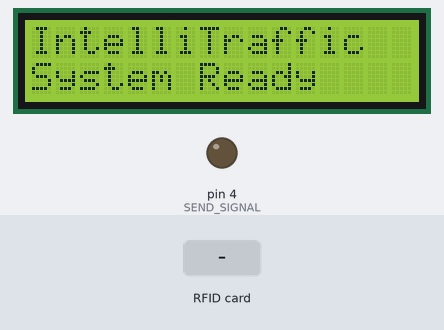
Bench run of a sketch on a simulated Arduino Uno, built with avr-gcc and run on an emulated ATmega328P. Parts: 16×2 character LCD, output pins drawn as LEDs (lit = HIGH). The inputs (shaded band) are chosen by the test bench. Pins used as bus, display or sensor lines are not drawn.

Above: at 1.3 s.
1.4 s: RFID card 24 16 0C 07 held to the reader
At 2.1 s:
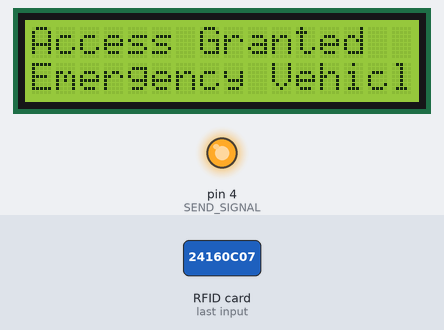
At 17.1 s:
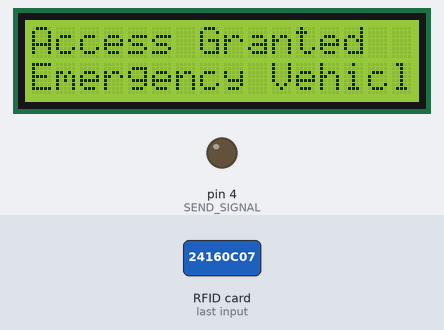
Timing chart, 0 to 17.9 s (numbered marks = the images above; inputs shaded):
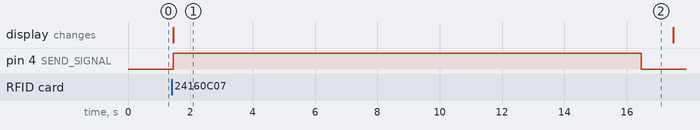

Measured:
- after the input at 1.4 s, pin 4 (SEND_SIGNAL): LOW → HIGH after 0.06 s, → LOW 15.0 s later; the display: changes after 0.06 s (image 1)

The sketch:

IntelliTraffic_Arduino2_RFID.ino
```cpp
#include <SPI.h>
#include <MFRC522.h>
#include <Wire.h>
#include <LiquidCrystal_I2C.h>

#define SS_PIN 10
#define RST_PIN 9
#define SEND_SIGNAL 4

MFRC522 rfid(SS_PIN, RST_PIN);
LiquidCrystal_I2C lcd(0x27, 16, 2);

// Your exact RFID UID
byte authorizedUID[] = {0x24, 0x16, 0x0C, 0x07};


bool checkUID() {

  if (rfid.uid.size != 4) {
    return false;
  }

  for (byte i = 0; i < 4; i++) {
    if (rfid.uid.uidByte[i] != authorizedUID[i]) {
      return false;
    }
  }

  return true;
}


void setup() {

  pinMode(SEND_SIGNAL, OUTPUT);
  digitalWrite(SEND_SIGNAL, LOW);

  SPI.begin();
  rfid.PCD_Init();

  lcd.init();
  lcd.backlight();

  lcd.clear();
  lcd.setCursor(0, 0);
  lcd.print("IntelliTraffic");
  lcd.setCursor(0, 1);
  lcd.print("System Ready");
}


void loop() {

  if (!rfid.PICC_IsNewCardPresent()) {
    return;
  }

  if (!rfid.PICC_ReadCardSerial()) {
    return;
  }


  if (checkUID()) {

    // Authorized card
    lcd.clear();
    lcd.setCursor(0, 0);
    lcd.print("Access Granted");
    lcd.setCursor(0, 1);
    lcd.print("Emergency Vehicle");

    // Send emergency signal to Arduino 1
    digitalWrite(SEND_SIGNAL, HIGH);

    // Keep signal ON for 15 seconds
    delay(15000);

    // Stop emergency signal
    digitalWrite(SEND_SIGNAL, LOW);

    delay(1000);

    lcd.clear();
    lcd.setCursor(0, 0);
    lcd.print("IntelliTraffic");
    lcd.setCursor(0, 1);
    lcd.print("System Ready");
  }

  else {

    // Unauthorized card
    lcd.clear();
    lcd.setCursor(0, 0);
    lcd.print("Access Denied");
    lcd.setCursor(0, 1);
    lcd.print("Invalid RFID");

    delay(2000);

    lcd.clear();
    lcd.setCursor(0, 0);
    lcd.print("IntelliTraffic");
    lcd.setCursor(0, 1);
    lcd.print("System Ready");
  }


  rfid.PICC_HaltA();
  rfid.PCD_StopCrypto1();

  delay(500);
}
```
